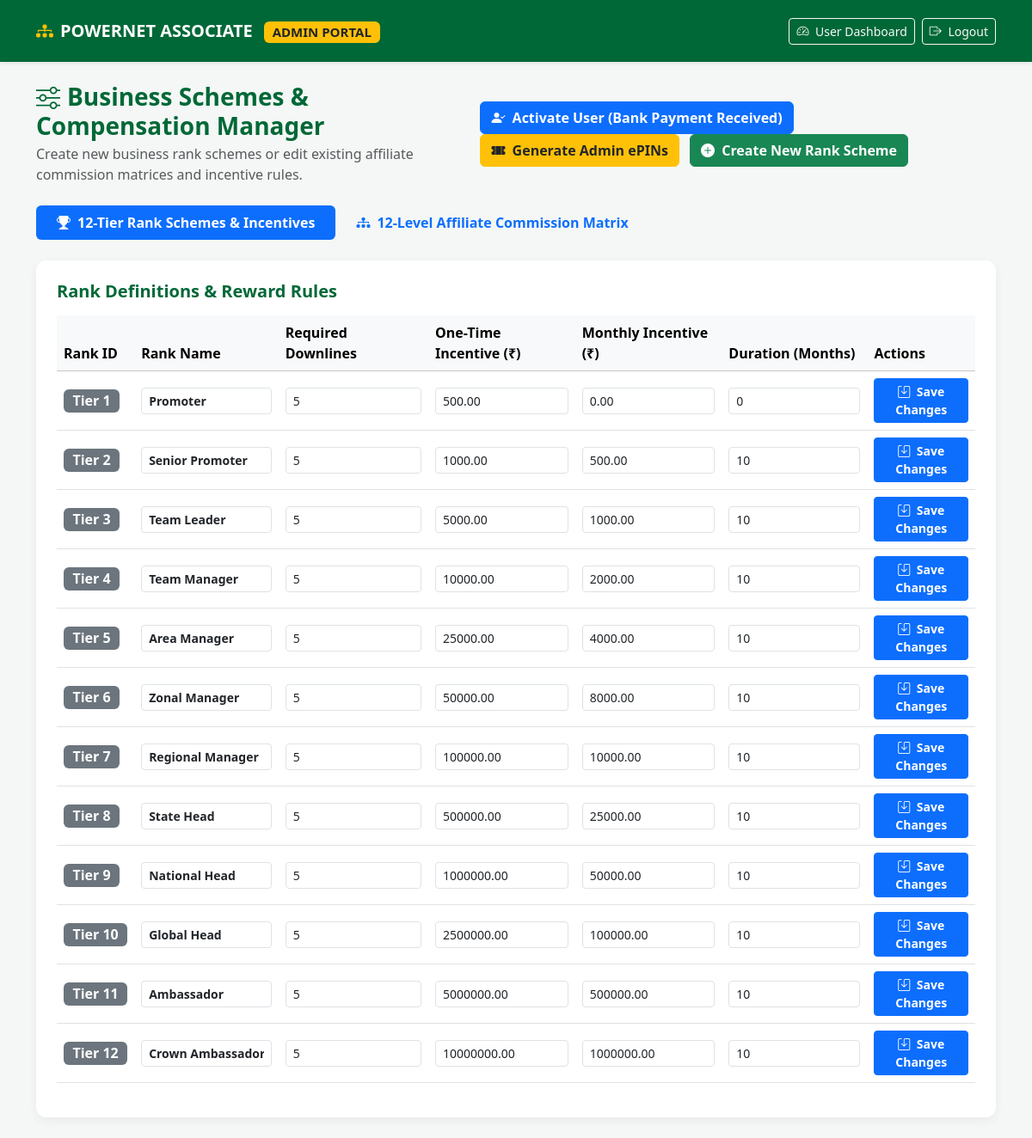
/admin/schemes.php (signed in), run on the app's committed database.
### tables this page shows
CREATE TABLE IF NOT EXISTS `rank_definitions` (
  `rank_id` TINYINT PRIMARY KEY COMMENT '1 to 12',
  `rank_name` VARCHAR(50) NOT NULL,
  `requirement_team_count` INT NOT NULL DEFAULT 5 COMMENT 'Required count of downlines at rank_id - 1',
  `rank_incentive` DECIMAL(10, 2) NOT NULL DEFAULT 0.00 COMMENT 'One-time bonus',
  `monthly_incentive` DECIMAL(10, 2) NOT NULL DEFAULT 0.00 COMMENT 'Monthly payout',
  `monthly_duration_months` INT NOT NULL DEFAULT 10 COMMENT 'Default 10 months'
);

### admin/schemes.php (the view, shortened to what this page needs)
<?php
$db = Database::getConnection();
$stmtRanks = $db->query("SELECT * FROM rank_definitions ORDER BY rank_id ASC");
$rankDefs = $stmtRanks->fetchAll();
?>
<!DOCTYPE html>
<html lang="en">
<head>
    <link href="https://cdn.jsdelivr.net/npm/bootstrap@5.3.2/dist/css/bootstrap.min.css" rel="stylesheet">
    <link href="https://cdn.jsdelivr.net/npm/bootstrap-icons@1.11.1/font/bootstrap-icons.css" rel="stylesheet">
</head>
<body>
<nav class="navbar navbar-expand-lg bg-brand-primary navbar-dark shadow-sm py-3">
    <div class="container">
        <a class="navbar-brand fw-bold text-white" href="../dashboard.php">
            <i class="bi bi-diagram-3-fill me-2 text-warning"></i>POWERNET ASSOCIATE <span class="badge bg-warning text-dark ms-2">ADMIN PORTAL</span>
        </a>
        <div class="d-flex align-items-center text-white">
            <a href="../dashboard.php" class="btn btn-outline-light btn-sm me-2"><i class="bi bi-speedometer2 me-1"></i> User Dashboard</a>
            <a href="../logout.php" class="btn btn-outline-light btn-sm"><i class="bi bi-box-arrow-right me-1"></i> Logout</a>
        </div>
    </div>
</nav>
<div class="container my-4">
    <div class="d-flex justify-content-between align-items-center mb-4">
        <div>
            <h3 class="fw-bold text-brand-primary mb-1"><i class="bi bi-sliders me-2"></i>Business Schemes & Compensation Manager</h3>
            <p class="text-muted mb-0">Create new business rank schemes or edit existing affiliate commission matrices and incentive rules.</p>
        </div>
        <div>
            <button class="btn btn-primary fw-bold me-2" data-bs-toggle="modal" data-bs-target="#adminActivateModal">
                <i class="bi bi-person-check-fill me-1"></i> Activate User (Bank Payment Received)
            </button>
            <button class="btn btn-warning text-dark fw-bold me-2" data-bs-toggle="modal" data-bs-target="#adminGenerateEpinModal">
                <i class="bi bi-ticket-perforated-fill me-1"></i> Generate Admin ePINs
            </button>
            <button class="btn btn-success fw-bold" data-bs-toggle="modal" data-bs-target="#createRankModal">
                <i class="bi bi-plus-circle-fill me-1"></i> Create New Rank Scheme
            </button>
        </div>
    </div>
    <ul class="nav nav-pills mb-4" id="schemeTabs" role="tablist">
        <li class="nav-item" role="presentation">
            <button class="nav-link active fw-bold px-4" id="ranks-tab" data-bs-toggle="tab" data-bs-target="#ranks-pane" type="button" role="tab">
                <i class="bi bi-trophy-fill me-2"></i>12-Tier Rank Schemes & Incentives
            </button>
        </li>
        <li class="nav-item" role="presentation">
            <button class="nav-link fw-bold px-4" id="affiliate-tab" data-bs-toggle="tab" data-bs-target="#affiliate-pane" type="button" role="tab">
                <i class="bi bi-diagram-3-fill me-2"></i>12-Level Affiliate Commission Matrix
            </button>
        </li>
    </ul>
    <div class="tab-content" id="schemeTabsContent">
        <div class="tab-pane fade show active" id="ranks-pane" role="tabpanel">
            <div class="card card-stat bg-white p-4">
                <h5 class="fw-bold text-brand-primary mb-3">Rank Definitions & Reward Rules</h5>
                <div class="table-responsive">
                    <table class="table table-hover align-middle">
                        <thead class="table-light">
                            <tr>
                                <th>Rank ID</th>
                                <th>Rank Name</th>
                                <th>Required Downlines</th>
                                <th>One-Time Incentive (₹)</th>
                                <th>Monthly Incentive (₹)</th>
                                <th>Duration (Months)</th>
                                <th>Actions</th>
                            </tr>
                        </thead>
                        <tbody>
                            <?php foreach ($rankDefs as $rank): ?>
                                <tr>
                                    <form method="POST" action="schemes.php">
                                        <td><span class="badge bg-secondary fs-6">Tier <?= $rank['rank_id'] ?></span></td>
                                        <td>
                                            <input type="text" name="rank_name" class="form-control form-control-sm fw-bold" value="<?= htmlspecialchars($rank['rank_name']) ?>" required>
                                        </td>
                                        <td>
                                            <input type="number" name="requirement_team_count" class="form-control form-control-sm" value="<?= $rank['requirement_team_count'] ?>" required>
                                        </td>
                                        <td>
                                            <input type="number" step="0.01" name="rank_incentive" class="form-control form-control-sm" value="<?= $rank['rank_incentive'] ?>" required>
                                        </td>
                                        <td>
                                            <input type="number" step="0.01" name="monthly_incentive" class="form-control form-control-sm" value="<?= $rank['monthly_incentive'] ?>" required>
                                        </td>
                                        <td>
                                            <input type="number" name="monthly_duration_months" class="form-control form-control-sm" value="<?= $rank['monthly_duration_months'] ?>" required>
                                        </td>
                                        <td>
                                            <button type="submit" class="btn btn-primary btn-sm fw-semibold">
                                                <i class="bi bi-save me-1"></i> Save Changes
                                            </button>
                                        </td>
                                    </form>
                                </tr>
                            <?php endforeach; ?>
                        </tbody>
                    </table>
                </div>
            </div>
        </div>
    </div>
</div>
</body>
</html>

### admin/schemes.php (style rules this page uses)
:root { --primary-green: #006837; --secondary-green: #39B54A; --accent-gold: #F7941E; }
body { background-color: #f4f7f5; font-family: 'Segoe UI', Tahoma, Geneva, Verdana, sans-serif; }
.bg-brand-primary { background-color: var(--primary-green) !important; }
.text-brand-primary { color: var(--primary-green) !important; }
.card-stat { border: none; border-radius: 12px; box-shadow: 0 4px 12px rgba(0,0,0,0.05); }

### data on the page
rank_definitions: rank_id "1", rank_name "Promoter", requirement_team_count "5", rank_incentive "500.00", monthly_incentive "0.00", monthly_duration_months "0"
rank_definitions: rank_id "2", rank_name "Senior Promoter", requirement_team_count "5", rank_incentive "1000.00", monthly_incentive "500.00", monthly_duration_months "10"
rank_definitions: rank_id "3", rank_name "Team Leader", requirement_team_count "5", rank_incentive "5000.00", monthly_incentive "1000.00", monthly_duration_months "10"
rank_definitions: rank_id "4", rank_name "Team Manager", requirement_team_count "5", rank_incentive "10000.00", monthly_incentive "2000.00", monthly_duration_months "10"
rank_definitions: rank_id "5", rank_name "Area Manager", requirement_team_count "5", rank_incentive "25000.00", monthly_incentive "4000.00", monthly_duration_months "10"
rank_definitions: rank_id "6", rank_name "Zonal Manager", requirement_team_count "5", rank_incentive "50000.00", monthly_incentive "8000.00", monthly_duration_months "10"
rank_definitions: rank_id "7", rank_name "Regional Manager", requirement_team_count "5", rank_incentive "100000.00", monthly_incentive "10000.00", monthly_duration_months "10"
rank_definitions: rank_id "8", rank_name "State Head", requirement_team_count "5", rank_incentive "500000.00", monthly_incentive "25000.00", monthly_duration_months "10"
rank_definitions: rank_id "9", rank_name "National Head", requirement_team_count "5", rank_incentive "1000000.00", monthly_incentive "50000.00", monthly_duration_months "10"
rank_definitions: rank_id "10", rank_name "Global Head", requirement_team_count "5", rank_incentive "2500000.00", monthly_incentive "100000.00", monthly_duration_months "10"
rank_definitions: rank_id "11", rank_name "Ambassador", requirement_team_count "5", rank_incentive "5000000.00", monthly_incentive "500000.00", monthly_duration_months "10"
rank_definitions: rank_id "12", rank_name "Crown Ambassador", requirement_team_count "5", rank_incentive "10000000.00", monthly_incentive "1000000.00", monthly_duration_months "10"
